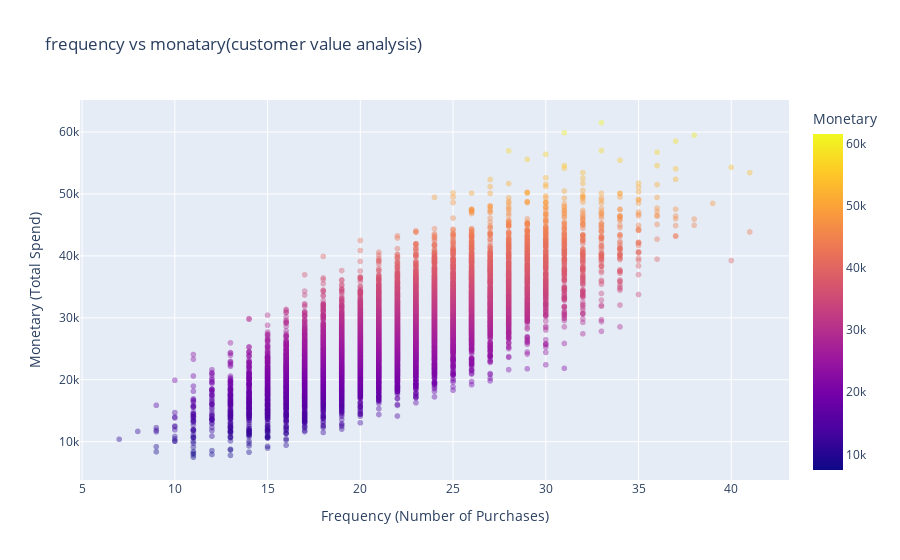

Source (notebook cell):
### Markdown cell above
* Insights 

Most customers spend in the mid-range 20k–30k, indicating a strong  revenue.

A small number of customers spend significantly more, creating a right-skewed tail and contributing disproportionately to total revenue.

### Code cell
fig=px.scatter(rfm,
               x="Frequency",
               y="Monetary",
               title="frequency vs monatary(customer value analysis)",
               opacity=0.4,
               color="Monetary"
)
fig.update_layout(
    xaxis_title="Frequency (Number of Purchases)",
    yaxis_title="Monetary (Total Spend)",
    hovermode="closest"
)
fig.show()

### Figure 1 — Plotly figure (JSON) as saved in the notebook; plotly's stock layout.template omitted (floating-point values rounded to 4 significant figures; data arrays with more than 128 entries replaced by an {"elided": "..."} marker saying what was removed)
{"data": [{"hovertemplate": "Frequency=%{x}<br>Monetary=%{marker.color}<extra></extra>", "legendgroup": "", "marker": {"color": {"elided": "8999 float values"}, "coloraxis": "coloraxis", "opacity": 0.4, "symbol": "circle"}, "mode": "markers", "name": "", "showlegend": false, "type": "scattergl", "x": {"elided": "8999 int values"}, "xaxis": "x", "y": {"elided": "8999 float values"}, "yaxis": "y"}], "layout": {"coloraxis": {"colorbar": {"title": {"text": "Monetary"}}, "colorscale": [[0, "#0d0887"], [0.1111, "#46039f"], [0.2222, "#7201a8"], [0.3333, "#9c179e"], [0.4444, "#bd3786"], [0.5556, "#d8576b"], [0.6667, "#ed7953"], [0.7778, "#fb9f3a"], [0.8889, "#fdca26"], [1, "#f0f921"]]}, "hovermode": "closest", "legend": {"tracegroupgap": 0}, "title": {"text": "frequency vs monatary(customer value analysis)"}, "xaxis": {"anchor": "y", "domain": [0, 1], "title": {"text": "Frequency (Number of Purchases)"}}, "yaxis": {"anchor": "x", "domain": [0, 1], "title": {"text": "Monetary (Total Spend)"}}}}
